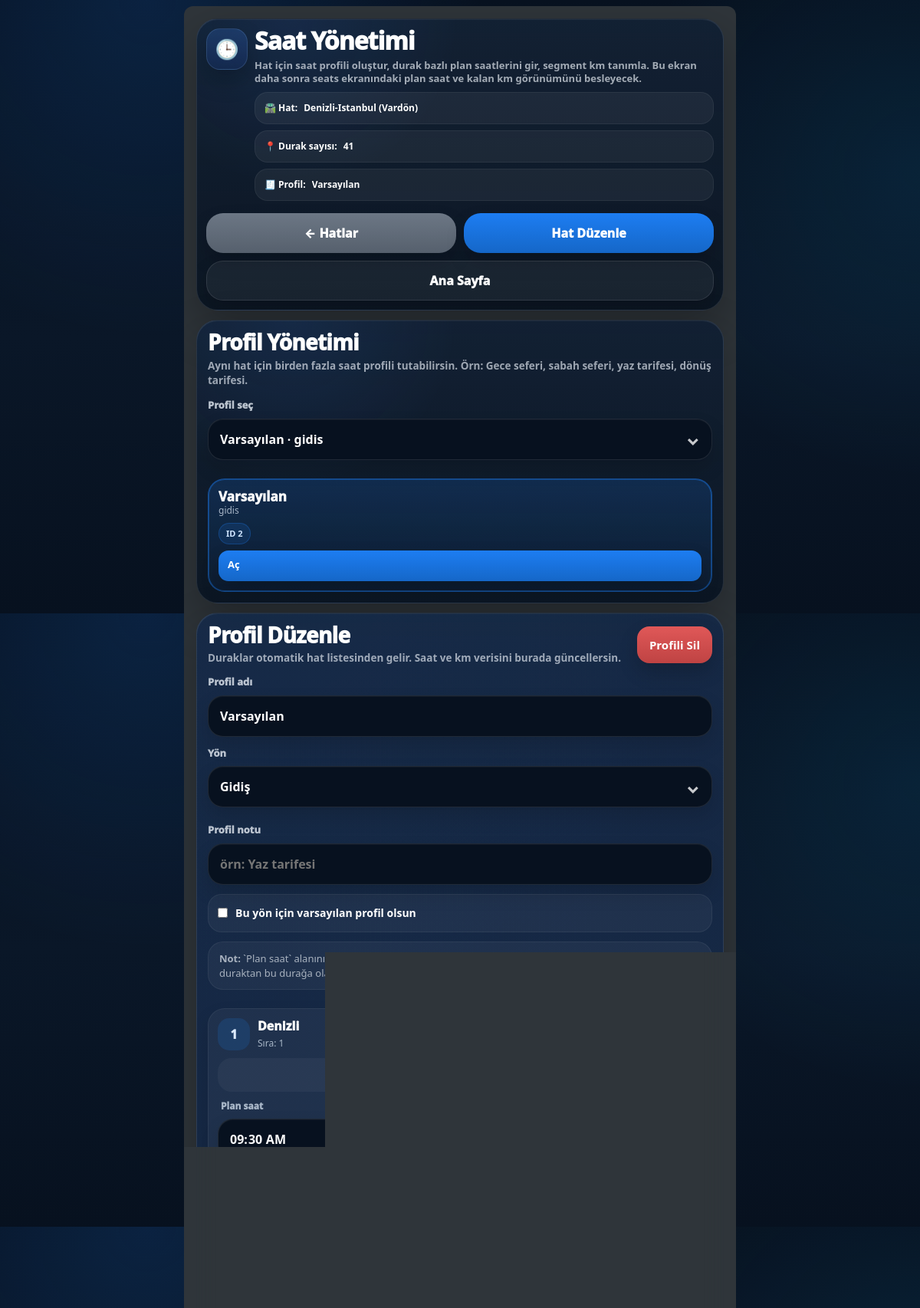
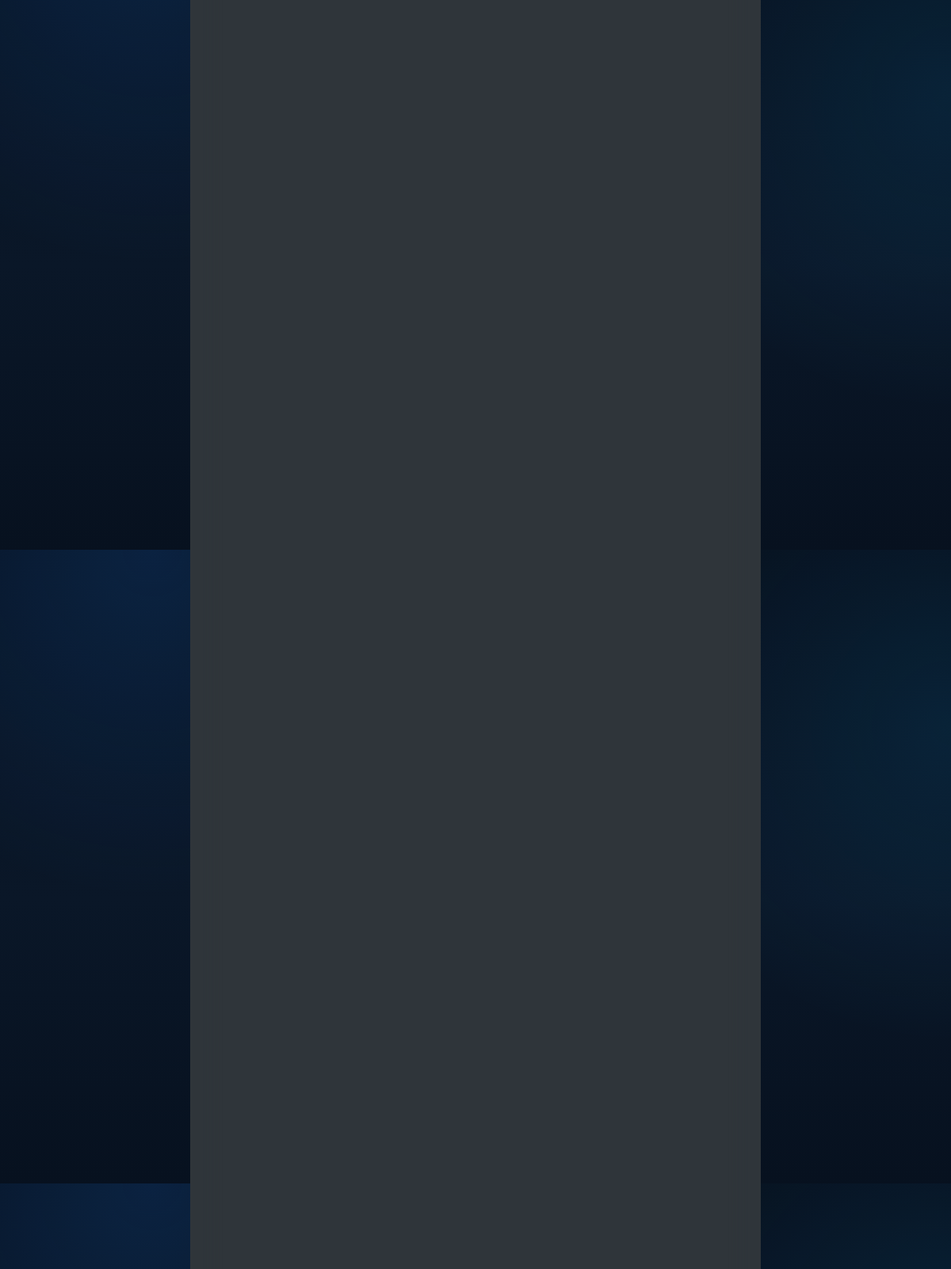
The page /hat/16/saatler (signed in, upper part) on the database its author committed (2 pictures, top to bottom).
### tables this page shows
CREATE TABLE routes(
            id INTEGER PRIMARY KEY,
            name TEXT UNIQUE,
            stops TEXT           -- JSON list (["Durak1","Durak2",...])
        );

CREATE TABLE route_schedule_profiles(
            id INTEGER PRIMARY KEY,
            route_name TEXT NOT NULL,
            title TEXT NOT NULL,
            direction TEXT NOT NULL DEFAULT 'gidis',
            is_default INTEGER NOT NULL DEFAULT 0,
            note TEXT DEFAULT '',
            created_at TEXT DEFAULT (datetime('now','localtime')),
            updated_at TEXT DEFAULT (datetime('now','localtime'))
        );

CREATE TABLE route_schedule_items(
            id INTEGER PRIMARY KEY,
            profile_id INTEGER NOT NULL,
            stop_name TEXT NOT NULL,
            planned_time TEXT DEFAULT '',
            segment_km REAL DEFAULT NULL,
            is_timed INTEGER NOT NULL DEFAULT 0,
            sort_order INTEGER NOT NULL DEFAULT 0,
            note TEXT DEFAULT '',
            created_at TEXT DEFAULT (datetime('now','localtime')),
            updated_at TEXT DEFAULT (datetime('now','localtime')),
            FOREIGN KEY(profile_id) REFERENCES route_schedule_profiles(id) ON DELETE CASCADE
        );

### modules/routes_panel.py (the view, shortened to what this page needs)
    def route_schedule_edit(rid):
        db = get_db()
        route_row = db.execute("SELECT * FROM routes WHERE id=?", (rid,)).fetchone()
        if not route_row:
            return "Hat bulunamadı", 404
        route_name = route_row["name"]
        profiles = schedule_profiles_for_route(route_name)
        selected_profile_id = parse_int(request.args.get("profile_id"), None)
        if not selected_profile_id and profiles:
            default_profile = next((x for x in profiles if int(x.get("is_default", 0) or 0) == 1), None)
            selected_profile_id = (default_profile or profiles[0]).get("id")
        selected_profile = schedule_profile_get(selected_profile_id) if selected_profile_id else None
        editor_rows = schedule_editor_rows(route_name, selected_profile_id)
        return render_template(
            "route_schedule_edit.html",
            route=route_row,
            route_name=route_name,
            profiles=profiles,
            selected_profile=selected_profile,
            editor_rows=editor_rows,
        )

### app.py (called while the page is built)
def ensure_admin_profile_table(db):
    db.execute("""
        CREATE TABLE IF NOT EXISTS admin_profile(
            id INTEGER PRIMARY KEY CHECK(id=1),
            full_name TEXT NOT NULL DEFAULT '',
            phone TEXT NOT NULL DEFAULT '',
            photo_path TEXT NOT NULL DEFAULT '',
            created_at TEXT NOT NULL DEFAULT (datetime('now','localtime')),
            updated_at TEXT NOT NULL DEFAULT (datetime('now','localtime'))
        )
    """)

def get_admin_profile():
    db = get_db()
    ensure_admin_profile_table(db)
    row = db.execute("""
        SELECT id, full_name, phone, photo_path, created_at, updated_at
        FROM admin_profile
        WHERE id=1
    """).fetchone()
    if not row:
        return None
    return {
        "id": row["id"],
        "full_name": row["full_name"] or "",
        "phone": row["phone"] or "",
        "photo_path": row["photo_path"] or "",
        "created_at": row["created_at"],
        "updated_at": row["updated_at"],
    }

def admin_profile_exists():
    prof = get_admin_profile()
    return bool(prof and prof.get("full_name"))

@app.context_processor
def inject_admin_profile():
    try:
        return {"admin_profile": get_admin_profile()}
    except Exception:
        return {"admin_profile": None}

def parse_int(val: Any, default: Optional[int] = 0) -> Optional[int]:
    try:
        return int(val)
    except Exception:
        return default

def get_db() -> sqlite3.Connection:
    if "db" not in g:
        g.db = sqlite3.connect(DB_PATH)
        g.db.row_factory = sqlite3.Row
        g.db.execute("PRAGMA foreign_keys=ON;")
        g.db.execute("PRAGMA journal_mode=WAL;")
    return g.db

def settings_get(key: str, default=None):
    row = get_db().execute("SELECT value FROM settings WHERE key=?", (key,)).fetchone()
    if not row:
        return default
    raw = row["value"]
    try:
        return json.loads(raw)
    except Exception:
        return raw

def get_active_trip() -> Optional[int]:
    row = get_db().execute("SELECT active_trip_id FROM app_state WHERE id=1").fetchone()
    return row["active_trip_id"] if row else None

def get_active_trip_row():
    tid = get_active_trip()
    if not tid:
        return None
    return get_db().execute("SELECT * FROM trips WHERE id=?", (tid,)).fetchone()

def issue_csrf() -> str:
    token = secrets.token_urlsafe(32)
    session["csrf_token"] = token
    return token

### templates/route_schedule_edit.html (shortened to what this page needs)
{% extends "base.html" %}
{% block content %}
<link rel="stylesheet" href="/static/style.css">
<div class="page">
  <section class="glass hero">
    <div class="hero-left">
      <div class="hero-icon">🕒</div>
      <div>
        <h1 class="hero-title">Saat Yönetimi</h1>
        <div class="hero-sub">
          Hat için saat profili oluştur, durak bazlı plan saatlerini gir, segment km tanımla.
          Bu ekran daha sonra seats ekranındaki plan saat ve kalan km görünümünü besleyecek.
        </div>
        <div class="hero-meta">
          <span class="chip">🛣️ Hat: <b>{{ route_name }}</b></span>
          <span class="chip">📍 Durak sayısı: <b>{{ editor_rows|length }}</b></span>
          {% if selected_profile %}
            <span class="chip">🧾 Profil: <b>{{ selected_profile.title }}</b></span>
          {% else %}
            <span class="chip">🧾 Profil: <b>Yeni profil</b></span>
          {% endif %}
        </div>
      </div>
    </div>
    <div class="hero-actions">
      <a href="{{ url_for('routes_list') }}" class="btn gray">← Hatlar</a>
      <a href="{{ url_for('route_edit', rid=route['id']) }}" class="btn blue">Hat Düzenle</a>
      <a href="{{ url_for('index') }}" class="btn ghost">Ana Sayfa</a>
    </div>
  </section>
  <div class="layout">
    <aside class="glass card">
      <h2 class="card-title">Profil Yönetimi</h2>
      <div class="card-sub">
        Aynı hat için birden fazla saat profili tutabilirsin.
        Örn: Gece seferi, sabah seferi, yaz tarifesi, dönüş tarifesi.
      </div>
      <form method="get" action="{{ url_for('route_schedule_edit', rid=route['id']) }}">
        <div class="field">
          <label for="profile_id_pick">Profil seç</label>
        </div>
      </form>
      {% if profiles %}
        <div class="profiles">
          {% for p in profiles %}
            <div class="profile-item {% if selected_profile and p.id == selected_profile.id %}active{% endif %}">
              <div class="profile-top">
                <div>
                  <div class="profile-name">{{ p.title }}</div>
                  <div class="profile-meta">{{ p.direction }}{% if p.note %} · {{ p.note }}{% endif %}</div>
                </div>
              </div>
              <div class="profile-badges">
                <span class="badge blue">ID {{ p.id }}</span>
              </div>
              <a href="{{ url_for('route_schedule_edit', rid=route['id'], profile_id=p.id) }}" class="btn-sm blue">Aç</a>
            </div>
          {% endfor %}
        </div>
      {% else %}
        <div class="empty">Henüz saat profili yok.</div>
      {% endif %}
    </aside>
    <section class="glass card">
      <div class="section-head">
        <div>
          <h2 class="section-title">
            {% if selected_profile %}
              Profil Düzenle
            {% else %}
              Yeni Profil
            {% endif %}
          </h2>
          <div class="card-sub" style="margin:6px 0 0">
            Duraklar otomatik hat listesinden gelir. Saat ve km verisini burada güncellersin.
          </div>
        </div>
        <div class="section-right">
          {% if selected_profile %}
            <form method="post" action="{{ url_for('route_schedule_edit', rid=route['id']) }}" onsubmit="return confirm('Bu saat profili silinsin mi?')">
              <button type="submit" class="btn red">Profili Sil</button>
            </form>
          {% endif %}
        </div>
      </div>
      <form method="post" action="{{ url_for('route_schedule_edit', rid=route['id']) }}">
        <div class="field">
          <label for="title">Profil adı</label>
          <input
            id="title"
            type="text"
            name="title"
            placeholder="örn: Gece Seferi"
            value="{{ selected_profile.title if selected_profile else 'Varsayılan' }}"
            required>
        </div>
        <div style="display:grid;grid-template-columns:1fr 1fr;gap:12px;">
          <div class="field">
            <label for="direction">Yön</label>
              {% set dirv = selected_profile.direction if selected_profile else 'gidis' %}
          </div>
          <div class="field">
            <label for="profile_note">Profil notu</label>
            <input
              id="profile_note"
              type="text"
              name="profile_note"
              placeholder="örn: Yaz tarifesi"
              value="{{ selected_profile.note if selected_profile else '' }}">
          </div>
        </div>
        <div class="toggle">
          <input
            id="is_default"
            type="checkbox"
            name="is_default"
            value="1"
            {% if selected_profile and selected_profile.is_default %}checked{% endif %}>
          <label for="is_default">Bu yön için varsayılan profil olsun</label>
        </div>
        <div class="muted-box">
          <b>Not:</b> `Plan saat` alanını sadece saatli duraklarda doldurman yeterli.
          `Segment km` ise bir önceki duraktan bu durağa olan yol mesafesidir.
          İlk durakta segment km boş kalabilir.
        </div>
        <div class="table-wrap" style="margin-top:14px;">
          <table>
            <tbody>
              {% for row in editor_rows %}
                <tr>
                  <td class="center">
                    {{ loop.index }}
                  </td>
                  <td class="stop-cell">
                    <div class="stop-name">{{ row.stop_name }}</div>
                    <div class="stop-sub">Sıra: {{ loop.index }}</div>
                  </td>
                  <td class="center">
                    <input
                      type="checkbox"
                      name="is_timed"
                      value="{{ row.stop_name }}"
                      {% if row.is_timed %}checked{% endif %}>
                  </td>
                  <td>
                    <input
                      class="mini-input"
                      type="time"
                      name="planned_time"
                      value="{{ row.planned_time }}">
                  </td>
                  <td>
                    <input
                      class="mini-input"
                      type="number"
                      step="0.1"
                      min="0"
                      name="segment_km"
                      placeholder="örn: 24.8"
                      value="{{ row.segment_km if row.segment_km is not none else '' }}">
                  </td>
                  <td>
                    <input
                      class="mini-note"
                      type="text"
                      name="item_note"
                      placeholder="opsiyonel not"
                      value="{{ row.note }}">
                  </td>
                </tr>
              {% endfor %}
            </tbody>
          </table>
        </div>
      </form>
    </section>
  </div>
</div>
{% endblock %}

### static/style.css (style rules this page uses)
.page { max-width: 420px; margin: 12px auto; background:#2f353a; padding:16px; border-radius:12px; color:#fff; }

### rows shown on the page
routes: name "Denizli-İstanbul (Vardön)"
route_schedule_profiles: title "Varsayılan", direction "gidis", id "2"
route_schedule_items: stop_name "Denizli", is_timed "☑", planned_time "09:30"
route_schedule_items: is_timed "☑", planned_time "09:45"
route_schedule_items: is_timed "☑", planned_time "10:15"

### other values the page prints
{{ editor_rows|length }} "41"
